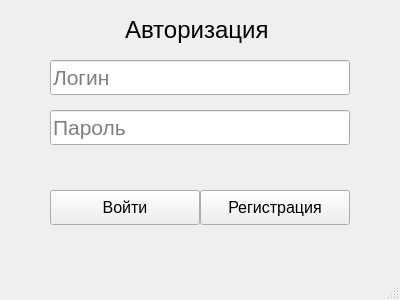
<?xml version="1.0" encoding="UTF-8"?>
<ui version="4.0">
 <class>LoginWindow</class>
 <widget class="QMainWindow" name="LoginWindow">
  <property name="geometry">
   <rect>
    <x>0</x>
    <y>0</y>
    <width>400</width>
    <height>300</height>
   </rect>
  </property>
  <property name="minimumSize">
   <size>
    <width>400</width>
    <height>300</height>
   </size>
  </property>
  <property name="maximumSize">
   <size>
    <width>400</width>
    <height>300</height>
   </size>
  </property>
  <property name="windowTitle">
   <string>Бюро трудоустройства</string>
  </property>
  <widget class="QWidget" name="centralwidget">
   <widget class="QLineEdit" name="LoginEdit">
    <property name="geometry">
     <rect>
      <x>50</x>
      <y>60</y>
      <width>300</width>
      <height>35</height>
     </rect>
    </property>
    <property name="font">
     <font>
      <pointsize>16</pointsize>
     </font>
    </property>
    <property name="placeholderText">
     <string>Логин</string>
    </property>
   </widget>
   <widget class="QLineEdit" name="PasswordEdit">
    <property name="geometry">
     <rect>
      <x>50</x>
      <y>110</y>
      <width>300</width>
      <height>35</height>
     </rect>
    </property>
    <property name="font">
     <font>
      <pointsize>16</pointsize>
     </font>
    </property>
    <property name="placeholderText">
     <string>Пароль</string>
    </property>
   </widget>
   <widget class="QLabel" name="label">
    <property name="geometry">
     <rect>
      <x>125</x>
      <y>10</y>
      <width>150</width>
      <height>40</height>
     </rect>
    </property>
    <property name="font">
     <font>
      <pointsize>18</pointsize>
     </font>
    </property>
    <property name="text">
     <string>Авторизация</string>
    </property>
   </widget>
   <widget class="QPushButton" name="RegistrationButton">
    <property name="geometry">
     <rect>
      <x>200</x>
      <y>190</y>
      <width>150</width>
      <height>35</height>
     </rect>
    </property>
    <property name="font">
     <font>
      <pointsize>12</pointsize>
     </font>
    </property>
    <property name="text">
     <string>Регистрация</string>
    </property>
   </widget>
   <widget class="QPushButton" name="LogINButton">
    <property name="geometry">
     <rect>
      <x>50</x>
      <y>190</y>
      <width>150</width>
      <height>35</height>
     </rect>
    </property>
    <property name="font">
     <font>
      <pointsize>12</pointsize>
     </font>
    </property>
    <property name="text">
     <string>Войти</string>
    </property>
   </widget>
  </widget>
  <widget class="QMenuBar" name="menubar">
   <property name="geometry">
    <rect>
     <x>0</x>
     <y>0</y>
     <width>400</width>
     <height>22</height>
    </rect>
   </property>
  </widget>
  <widget class="QStatusBar" name="statusbar"/>
 </widget>
 <resources/>
 <connections/>
</ui>
